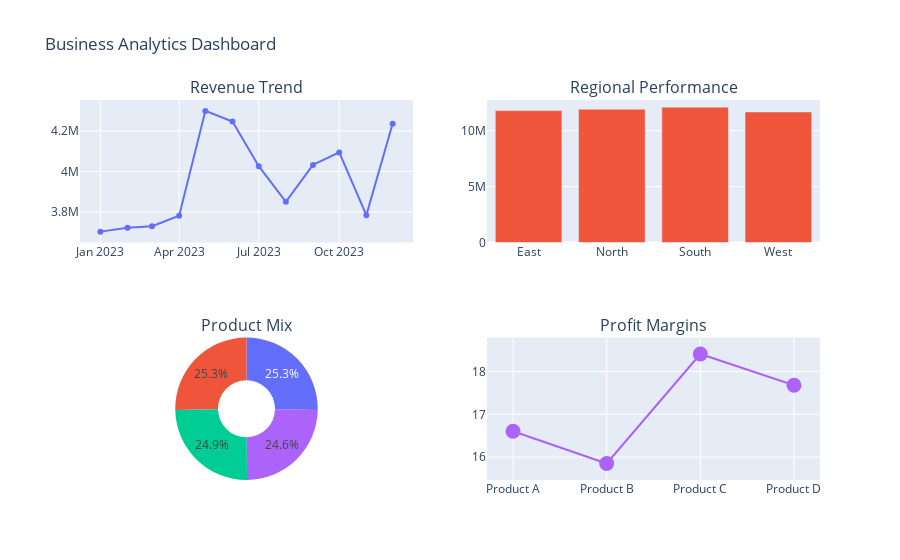

This figure's notebook cell:
### Code cell
# Create analytical dashboard
def create_analytical_dashboard(df):
    """Create an analytical dashboard for business insights"""
    
    # Aggregate data
    monthly_revenue = df.groupby(df['date'].dt.to_period('M'))['revenue'].sum().reset_index()
    monthly_revenue['date'] = monthly_revenue['date'].dt.to_timestamp()
    
    region_performance = df.groupby('region')['revenue'].sum().reset_index()
    
    # Create subplots
    fig = make_subplots(
        rows=2, cols=2,
        subplot_titles=('Revenue Trend', 'Regional Performance', 
                       'Product Mix', 'Profit Margins'),
        specs=[[{'type': 'scatter'}, {'type': 'bar'}],
               [{'type': 'pie'}, {'type': 'scatter'}]]
    )
    
    # Revenue Trend
    fig.add_trace(
        go.Scatter(x=monthly_revenue['date'], y=monthly_revenue['revenue'],
                  mode='lines+markers', name='Revenue'),
        row=1, col=1
    )
    
    # Regional Performance
    fig.add_trace(
        go.Bar(x=region_performance['region'], y=region_performance['revenue'],
              name='Revenue by Region'),
        row=1, col=2
    )
    
    # Product Mix
    product_revenue = df.groupby('product')['revenue'].sum()
    fig.add_trace(
        go.Pie(labels=product_revenue.index, values=product_revenue.values,
              hole=0.4),
        row=2, col=1
    )
    
    # Profit Margins
    df['margin'] = (df['profit'] / df['revenue']) * 100
    margin_by_product = df.groupby('product')['margin'].mean().reset_index()
    
    fig.add_trace(
        go.Scatter(x=margin_by_product['product'], y=margin_by_product['margin'],
                  mode='markers+lines', marker=dict(size=15)),
        row=2, col=2
    )
    
    fig.update_layout(height=600, showlegend=False, 
                     title_text="Business Analytics Dashboard")
    return fig

# Display analytical dashboard
analytical_dash = create_analytical_dashboard(analytical_df)
analytical_dash.show()

### Figure 1 — Plotly figure (JSON) as saved in the notebook; plotly's stock layout.template omitted (floating-point values rounded to 4 significant figures)
{"data": [{"mode": "lines+markers", "name": "Revenue", "type": "scatter", "x": ["2023-01-01T00:00:00.000000000", "2023-02-01T00:00:00.000000000", "2023-03-01T00:00:00.000000000", "2023-04-01T00:00:00.000000000", "2023-05-01T00:00:00.000000000", "2023-06-01T00:00:00.000000000", "2023-07-01T00:00:00.000000000", "2023-08-01T00:00:00.000000000", "2023-09-01T00:00:00.000000000", "2023-10-01T00:00:00.000000000", "2023-11-01T00:00:00.000000000", "2023-12-01T00:00:00.000000000"], "xaxis": "x", "y": [3702000.0, 3721000.0, 3729000.0, 3781000.0, 4300000.0, 4247000.0, 4026000.0, 3849000.0, 4032000.0, 4094000.0, 3784000.0, 4236000.0], "yaxis": "y"}, {"name": "Revenue by Region", "type": "bar", "x": ["East", "North", "South", "West"], "xaxis": "x2", "y": [11800000.0, 11920000.0, 12110000.0, 11680000.0], "yaxis": "y2"}, {"domain": {"x": [0, 0.45], "y": [0, 0.375]}, "hole": 0.4, "labels": ["Product A", "Product B", "Product C", "Product D"], "type": "pie", "values": [12000000.0, 11800000.0, 11680000.0, 12010000.0]}, {"marker": {"size": 15}, "mode": "markers+lines", "type": "scatter", "x": ["Product A", "Product B", "Product C", "Product D"], "xaxis": "x3", "y": [16.6, 15.85, 18.41, 17.68], "yaxis": "y3"}], "layout": {"annotations": [{"font": {"size": 16}, "showarrow": false, "text": "Revenue Trend", "x": 0.225, "xanchor": "center", "xref": "paper", "y": 1, "yanchor": "bottom", "yref": "paper"}, {"font": {"size": 16}, "showarrow": false, "text": "Regional Performance", "x": 0.775, "xanchor": "center", "xref": "paper", "y": 1, "yanchor": "bottom", "yref": "paper"}, {"font": {"size": 16}, "showarrow": false, "text": "Product Mix", "x": 0.225, "xanchor": "center", "xref": "paper", "y": 0.375, "yanchor": "bottom", "yref": "paper"}, {"font": {"size": 16}, "showarrow": false, "text": "Profit Margins", "x": 0.775, "xanchor": "center", "xref": "paper", "y": 0.375, "yanchor": "bottom", "yref": "paper"}], "autosize": true, "showlegend": false, "title": {"text": "Business Analytics Dashboard"}, "xaxis": {"anchor": "y", "autorange": true, "domain": [0, 0.45], "range": ["2022-12-07 10:36:40.0129", "2023-12-25 13:23:19.9871"], "type": "date"}, "xaxis2": {"anchor": "y2", "autorange": true, "domain": [0.55, 1], "range": [-0.5, 3.5], "type": "category"}, "xaxis3": {"anchor": "y3", "autorange": true, "domain": [0.55, 1], "range": [-0.3083, 3.308], "type": "category"}, "yaxis": {"anchor": "x", "autorange": true, "domain": [0.625, 1], "range": [3650000.0, 4351000.0], "type": "linear"}, "yaxis2": {"anchor": "x2", "autorange": true, "domain": [0.625, 1], "range": [0, 12750000.0], "type": "linear"}, "yaxis3": {"anchor": "x3", "autorange": true, "domain": [0, 0.375], "range": [15.49, 18.77], "type": "linear"}}}
